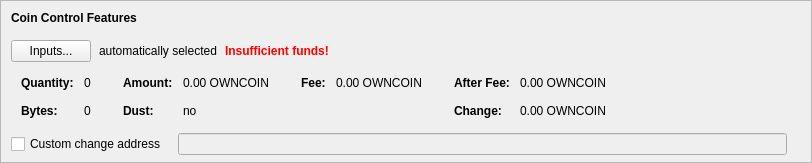
    <widget class="QFrame" name="frameCoinControl">
     <property name="sizePolicy">
      <sizepolicy hsizetype="Expanding" vsizetype="Expanding">
       <horstretch>0</horstretch>
       <verstretch>0</verstretch>
      </sizepolicy>
     </property>
     <property name="maximumSize">
      <size>
       <width>16777215</width>
       <height>16777215</height>
      </size>
     </property>
     <property name="frameShape">
      <enum>QFrame::StyledPanel</enum>
     </property>
     <property name="frameShadow">
      <enum>QFrame::Sunken</enum>
     </property>
     <layout class="QVBoxLayout" name="verticalLayoutCoinControl2">
      <property name="spacing">
       <number>0</number>
      </property>
      <property name="leftMargin">
       <number>0</number>
      </property>
      <property name="topMargin">
       <number>0</number>
      </property>
      <property name="rightMargin">
       <number>0</number>
      </property>
      <property name="bottomMargin">
       <number>6</number>
      </property>
      <item>
       <layout class="QVBoxLayout" name="verticalLayoutCoinControl" stretch="0,0,0,0,1">
        <property name="spacing">
         <number>0</number>
        </property>
        <property name="leftMargin">
         <number>10</number>
        </property>
        <property name="topMargin">
         <number>10</number>
        </property>
        <item>
         <layout class="QHBoxLayout" name="horizontalLayoutCoinControl1">
          <property name="bottomMargin">
           <number>15</number>
          </property>
          <item>
           <widget class="QLabel" name="labelCoinControlFeatures">
            <property name="sizePolicy">
             <sizepolicy hsizetype="Preferred" vsizetype="Maximum">
              <horstretch>0</horstretch>
              <verstretch>0</verstretch>
             </sizepolicy>
            </property>
            <property name="font">
             <font>
              <weight>75</weight>
              <bold>true</bold>
             </font>
            </property>
            <property name="styleSheet">
             <string notr="true">font-weight:bold;</string>
            </property>
            <property name="text">
             <string>Coin Control Features</string>
            </property>
           </widget>
          </item>
         </layout>
        </item>
        <item>
         <layout class="QHBoxLayout" name="horizontalLayoutCoinControl2" stretch="0,0,0,0">
          <property name="spacing">
           <number>8</number>
          </property>
          <property name="bottomMargin">
           <number>10</number>
          </property>
          <item>
           <widget class="QPushButton" name="pushButtonCoinControl">
            <property name="styleSheet">
             <string notr="true"/>
            </property>
            <property name="text">
             <string>Inputs...</string>
            </property>
            <property name="autoDefault">
             <bool>false</bool>
            </property>
           </widget>
          </item>
          <item>
           <widget class="QLabel" name="labelCoinControlAutomaticallySelected">
            <property name="text">
             <string>automatically selected</string>
            </property>
            <property name="margin">
             <number>5</number>
            </property>
           </widget>
          </item>
          <item>
           <widget class="QLabel" name="labelCoinControlInsuffFunds">
            <property name="font">
             <font>
              <weight>75</weight>
              <bold>true</bold>
             </font>
            </property>
            <property name="styleSheet">
             <string notr="true">color:red;font-weight:bold;</string>
            </property>
            <property name="text">
             <string>Insufficient funds!</string>
            </property>
            <property name="margin">
             <number>5</number>
            </property>
           </widget>
          </item>
          <item>
           <spacer name="horizontalSpacerCoinControl">
            <property name="orientation">
             <enum>Qt::Horizontal</enum>
            </property>
            <property name="sizeHint" stdset="0">
             <size>
              <width>40</width>
              <height>1</height>
             </size>
            </property>
           </spacer>
          </item>
         </layout>
        </item>
        <item>
         <widget class="QWidget" name="widgetCoinControl" native="true">
          <property name="sizePolicy">
           <sizepolicy hsizetype="Preferred" vsizetype="Preferred">
            <horstretch>0</horstretch>
            <verstretch>0</verstretch>
           </sizepolicy>
          </property>
          <property name="minimumSize">
           <size>
            <width>0</width>
            <height>0</height>
           </size>
          </property>
          <property name="styleSheet">
           <string notr="true"/>
          </property>
          <layout class="QHBoxLayout" name="horizontalLayoutCoinControl5">
           <property name="leftMargin">
            <number>0</number>
           </property>
           <property name="topMargin">
            <number>0</number>
           </property>
           <property name="rightMargin">
            <number>0</number>
           </property>
           <property name="bottomMargin">
            <number>0</number>
           </property>
           <item>
            <layout class="QHBoxLayout" name="horizontalLayoutCoinControl3" stretch="0,0,0,1">
             <property name="spacing">
              <number>20</number>
             </property>
             <property name="topMargin">
              <number>0</number>
             </property>
             <property name="bottomMargin">
              <number>10</number>
             </property>
             <item>
              <layout class="QFormLayout" name="formLayoutCoinControl1">
               <property name="horizontalSpacing">
                <number>10</number>
               </property>
               <property name="verticalSpacing">
                <number>14</number>
               </property>
               <property name="leftMargin">
                <number>10</number>
               </property>
               <property name="topMargin">
                <number>4</number>
               </property>
               <property name="rightMargin">
                <number>6</number>
               </property>
               <item row="0" column="0">
                <widget class="QLabel" name="labelCoinControlQuantityText">
                 <property name="font">
                  <font>
                   <weight>75</weight>
                   <bold>true</bold>
                  </font>
                 </property>
                 <property name="text">
                  <string>Quantity:</string>
                 </property>
                 <property name="margin">
                  <number>0</number>
                 </property>
                </widget>
               </item>
               <item row="0" column="1">
                <widget class="QLabel" name="labelCoinControlQuantity">
                 <property name="cursor">
                  <cursorShape>IBeamCursor</cursorShape>
                 </property>
                 <property name="contextMenuPolicy">
                  <enum>Qt::ActionsContextMenu</enum>
                 </property>
                 <property name="text">
                  <string notr="true">0</string>
                 </property>
                 <property name="margin">
                  <number>0</number>
                 </property>
                 <property name="textInteractionFlags">
                  <set>Qt::LinksAccessibleByMouse|Qt::TextSelectableByKeyboard|Qt::TextSelectableByMouse</set>
                 </property>
                </widget>
               </item>
               <item row="1" column="0">
                <widget class="QLabel" name="labelCoinControlBytesText">
                 <property name="font">
                  <font>
                   <weight>75</weight>
                   <bold>true</bold>
                  </font>
                 </property>
                 <property name="text">
                  <string>Bytes:</string>
                 </property>
                </widget>
               </item>
               <item row="1" column="1">
                <widget class="QLabel" name="labelCoinControlBytes">
                 <property name="cursor">
                  <cursorShape>IBeamCursor</cursorShape>
                 </property>
                 <property name="contextMenuPolicy">
                  <enum>Qt::ActionsContextMenu</enum>
                 </property>
                 <property name="text">
                  <string notr="true">0</string>
                 </property>
                 <property name="textInteractionFlags">
                  <set>Qt::LinksAccessibleByMouse|Qt::TextSelectableByKeyboard|Qt::TextSelectableByMouse</set>
                 </property>
                </widget>
               </item>
              </layout>
             </item>
             <item>
              <layout class="QFormLayout" name="formLayoutCoinControl2">
               <property name="horizontalSpacing">
                <number>10</number>
               </property>
               <property name="verticalSpacing">
                <number>14</number>
               </property>
               <property name="leftMargin">
                <number>6</number>
               </property>
               <property name="topMargin">
                <number>4</number>
               </property>
               <property name="rightMargin">
                <number>6</number>
               </property>
               <item row="0" column="0">
                <widget class="QLabel" name="labelCoinControlAmountText">
                 <property name="font">
                  <font>
                   <weight>75</weight>
                   <bold>true</bold>
                  </font>
                 </property>
                 <property name="text">
                  <string>Amount:</string>
                 </property>
                 <property name="margin">
                  <number>0</number>
                 </property>
                </widget>
               </item>
               <item row="0" column="1">
                <widget class="QLabel" name="labelCoinControlAmount">
                 <property name="cursor">
                  <cursorShape>IBeamCursor</cursorShape>
                 </property>
                 <property name="contextMenuPolicy">
                  <enum>Qt::ActionsContextMenu</enum>
                 </property>
                 <property name="text">
                  <string notr="true">0.00 OWNCOIN</string>
                 </property>
                 <property name="textInteractionFlags">
                  <set>Qt::LinksAccessibleByMouse|Qt::TextSelectableByKeyboard|Qt::TextSelectableByMouse</set>
                 </property>
                </widget>
               </item>
               <item row="1" column="0">
                <widget class="QLabel" name="labelCoinControlLowOutputText">
                 <property name="font">
                  <font>
                   <weight>75</weight>
                   <bold>true</bold>
                  </font>
                 </property>
                 <property name="text">
                  <string>Dust:</string>
                 </property>
                </widget>
               </item>
               <item row="1" column="1">
                <widget class="QLabel" name="labelCoinControlLowOutput">
                 <property name="cursor">
                  <cursorShape>IBeamCursor</cursorShape>
                 </property>
                 <property name="contextMenuPolicy">
                  <enum>Qt::ActionsContextMenu</enum>
                 </property>
                 <property name="text">
                  <string notr="true">no</string>
                 </property>
                 <property name="textInteractionFlags">
                  <set>Qt::LinksAccessibleByMouse|Qt::TextSelectableByKeyboard|Qt::TextSelectableByMouse</set>
                 </property>
                </widget>
               </item>
              </layout>
             </item>
             <item>
              <layout class="QFormLayout" name="formLayoutCoinControl3">
               <property name="horizontalSpacing">
                <number>10</number>
               </property>
               <property name="verticalSpacing">
                <number>14</number>
               </property>
               <property name="leftMargin">
                <number>6</number>
               </property>
               <property name="topMargin">
                <number>4</number>
               </property>
               <property name="rightMargin">
                <number>6</number>
               </property>
               <item row="0" column="0">
                <widget class="QLabel" name="labelCoinControlFeeText">
                 <property name="font">
                  <font>
                   <weight>75</weight>
                   <bold>true</bold>
                  </font>
                 </property>
                 <property name="text">
                  <string>Fee:</string>
                 </property>
                 <property name="margin">
                  <number>0</number>
                 </property>
                </widget>
               </item>
               <item row="0" column="1">
                <widget class="QLabel" name="labelCoinControlFee">
                 <property name="cursor">
                  <cursorShape>IBeamCursor</cursorShape>
                 </property>
                 <property name="contextMenuPolicy">
                  <enum>Qt::ActionsContextMenu</enum>
                 </property>
                 <property name="text">
                  <string notr="true">0.00 OWNCOIN</string>
                 </property>
                 <property name="textInteractionFlags">
                  <set>Qt::LinksAccessibleByMouse|Qt::TextSelectableByKeyboard|Qt::TextSelectableByMouse</set>
                 </property>
                </widget>
               </item>
              </layout>
             </item>
             <item>
              <layout class="QFormLayout" name="formLayoutCoinControl4">
               <property name="horizontalSpacing">
                <number>10</number>
               </property>
               <property name="verticalSpacing">
                <number>14</number>
               </property>
               <property name="leftMargin">
                <number>6</number>
               </property>
               <property name="topMargin">
                <number>4</number>
               </property>
               <property name="rightMargin">
                <number>6</number>
               </property>
               <item row="0" column="0">
                <widget class="QLabel" name="labelCoinControlAfterFeeText">
                 <property name="font">
                  <font>
                   <weight>75</weight>
                   <bold>true</bold>
                  </font>
                 </property>
                 <property name="text">
                  <string>After Fee:</string>
                 </property>
                 <property name="margin">
                  <number>0</number>
                 </property>
                </widget>
               </item>
               <item row="0" column="1">
                <widget class="QLabel" name="labelCoinControlAfterFee">
                 <property name="cursor">
                  <cursorShape>IBeamCursor</cursorShape>
                 </property>
                 <property name="contextMenuPolicy">
                  <enum>Qt::ActionsContextMenu</enum>
                 </property>
                 <property name="text">
                  <string notr="true">0.00 OWNCOIN</string>
                 </property>
                 <property name="textInteractionFlags">
                  <set>Qt::LinksAccessibleByMouse|Qt::TextSelectableByKeyboard|Qt::TextSelectableByMouse</set>
                 </property>
                </widget>
               </item>
               <item row="1" column="0">
                <widget class="QLabel" name="labelCoinControlChangeText">
                 <property name="font">
                  <font>
                   <weight>75</weight>
                   <bold>true</bold>
                  </font>
                 </property>
                 <property name="text">
                  <string>Change:</string>
                 </property>
                </widget>
               </item>
               <item row="1" column="1">
                <widget class="QLabel" name="labelCoinControlChange">
                 <property name="cursor">
                  <cursorShape>IBeamCursor</cursorShape>
                 </property>
                 <property name="contextMenuPolicy">
                  <enum>Qt::ActionsContextMenu</enum>
                 </property>
                 <property name="text">
                  <string notr="true">0.00 OWNCOIN</string>
                 </property>
                 <property name="textInteractionFlags">
                  <set>Qt::LinksAccessibleByMouse|Qt::TextSelectableByKeyboard|Qt::TextSelectableByMouse</set>
                 </property>
                </widget>
               </item>
              </layout>
             </item>
            </layout>
           </item>
          </layout>
         </widget>
        </item>
        <item>
         <layout class="QHBoxLayout" name="horizontalLayoutCoinControl4" stretch="0,0,0">
          <property name="spacing">
           <number>12</number>
          </property>
          <property name="sizeConstraint">
           <enum>QLayout::SetDefaultConstraint</enum>
          </property>
          <property name="topMargin">
           <number>5</number>
          </property>
          <property name="rightMargin">
           <number>5</number>
          </property>
          <item>
           <widget class="QCheckBox" name="checkBoxCoinControlChange">
            <property name="toolTip">
             <string>If this is activated, but the change address is empty or invalid, change will be sent to a newly generated address.</string>
            </property>
            <property name="text">
             <string>Custom change address</string>
            </property>
           </widget>
          </item>
          <item>
           <widget class="QValidatedLineEdit" name="lineEditCoinControlChange">
            <property name="enabled">
             <bool>false</bool>
            </property>
            <property name="sizePolicy">
             <sizepolicy hsizetype="Expanding" vsizetype="Fixed">
              <horstretch>0</horstretch>
              <verstretch>0</verstretch>
             </sizepolicy>
            </property>
           </widget>
          </item>
          <item>
           <widget class="QLabel" name="labelCoinControlChangeLabel">
            <property name="sizePolicy">
             <sizepolicy hsizetype="Preferred" vsizetype="Expanding">
              <horstretch>0</horstretch>
              <verstretch>0</verstretch>
             </sizepolicy>
            </property>
            <property name="minimumSize">
             <size>
              <width>0</width>
              <height>0</height>
             </size>
            </property>
            <property name="text">
             <string/>
            </property>
            <property name="margin">
             <number>3</number>
            </property>
           </widget>
          </item>
         </layout>
        </item>
        <item>
         <spacer name="verticalSpacerCoinControl">
          <property name="orientation">
           <enum>Qt::Vertical</enum>
          </property>
          <property name="sizeHint" stdset="0">
           <size>
            <width>800</width>
            <height>1</height>
           </size>
          </property>
         </spacer>
        </item>
       </layout>
      </item>
     </layout>
    </widget>
